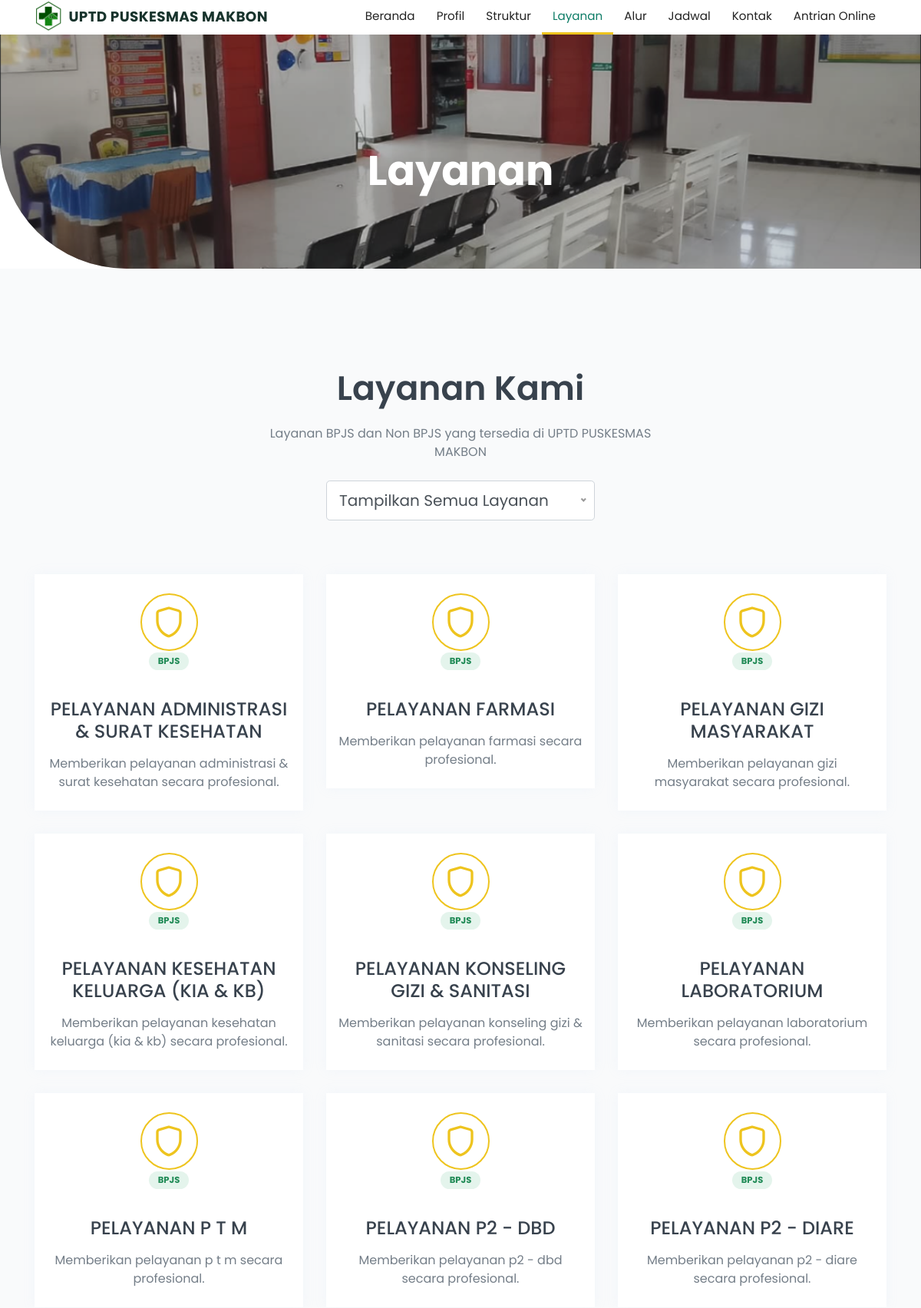
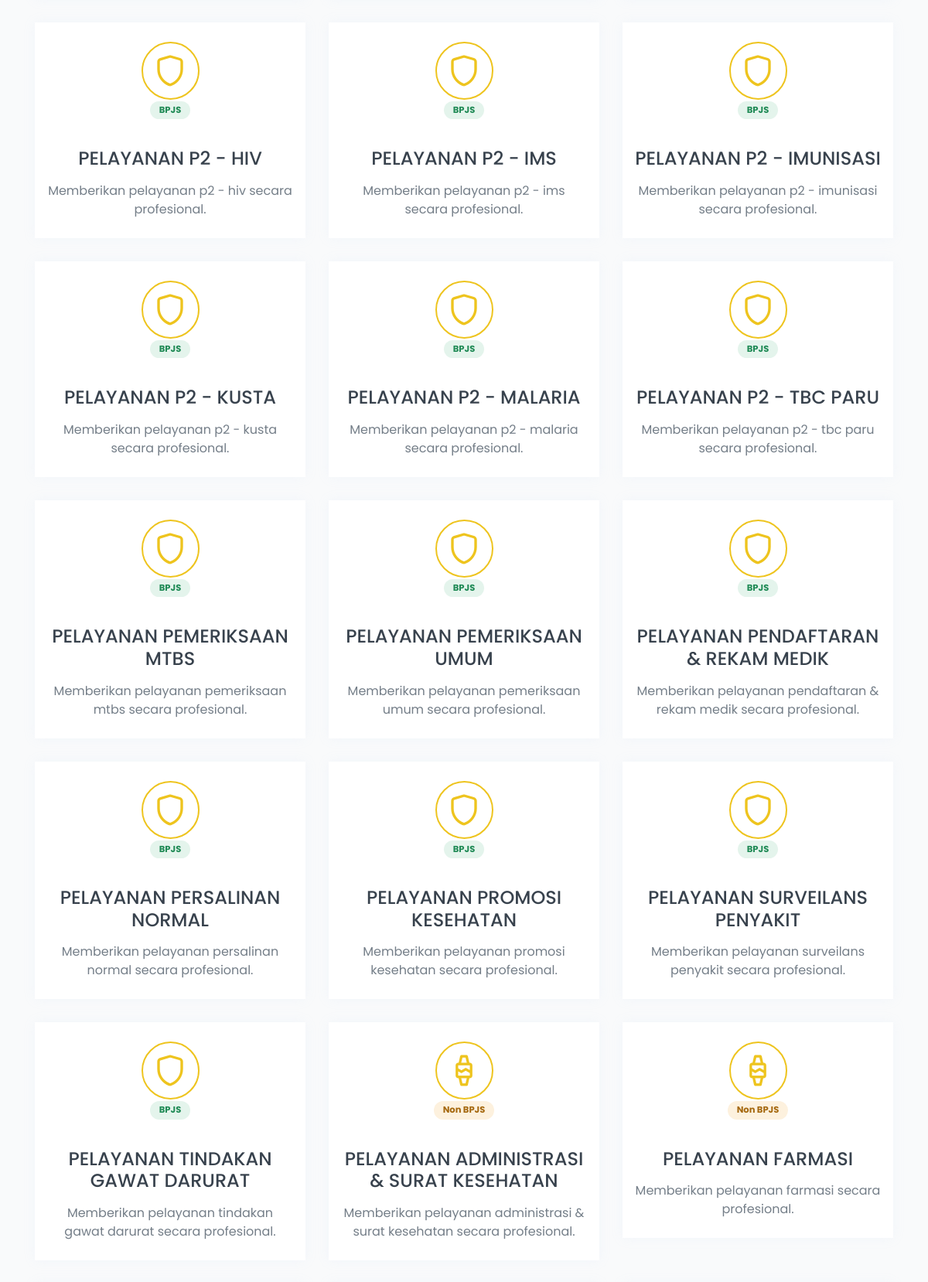
/layanan.php (upper part), run on the app's committed database (2 pictures, top to bottom).
### tables this page shows
CREATE TABLE `profil_puskesmas` (
  `id_profil` int NOT NULL,
  `nama_puskesmas` varchar(150) NOT NULL,
  `deskripsi_beranda` text,
  `visi` text,
  `misi` text,
  `sejarah` text,
  `alamat` text,
  `kontak` varchar(100) DEFAULT NULL,
  `email` varchar(100) DEFAULT NULL,
  `jam_operasional` varchar(150) DEFAULT NULL,
  `qr_bpjs` varchar(255) DEFAULT NULL
);

CREATE TABLE `layanan` (
  `id_layanan` int NOT NULL,
  `nama_layanan` varchar(100) NOT NULL,
  `jenis` enum('BPJS','Non BPJS') NOT NULL DEFAULT 'Non BPJS',
  `deskripsi` text,
  `jadwal_layanan` varchar(150) DEFAULT NULL,
  `kuota_harian` int NOT NULL DEFAULT '30',
  `status` enum('Aktif','Nonaktif') NOT NULL DEFAULT 'Aktif'
);

### includes/functions.php (called while the page is built, shortened)
<?php
function clean($str)
{
    return htmlspecialchars(trim($str ?? ''), ENT_QUOTES, 'UTF-8');
}

### layanan.php (the view, shortened to what this page needs)
<?php
require_once __DIR__ . '/config/database.php';
$page_title = 'Layanan';
$layananList = $pdo->query("SELECT * FROM layanan WHERE status = 'Aktif' ORDER BY jenis, nama_layanan")->fetchAll();
$iconMap = ['BPJS' => 'lni-shield', 'Non BPJS' => 'lni-heart-monitor'];
require_once __DIR__ . '/includes/header.php';
?>
    <section id="layanan" class="destination_area pt-130 pb-30">
        <div class="container">
            <div class="row justify-content-center">
                <div class="col-lg-6">
                    <div class="section_title text-center pb-25">
                        <h3 class="title">Layanan Kami</h3>
                        <p>Layanan BPJS dan Non BPJS yang tersedia di <?= clean($nama_puskesmas) ?></p>
                    </div>
                </div>
            </div>
            <div class="row justify-content-center pb-40">
                <div class="col-lg-4 col-md-6 col-sm-8 text-center">
                </div>
            </div>
            <div class="row" id="layananContainer">
                <?php foreach ($layananList as $l): ?>
                <div class="col-lg-4 col-sm-6 layanan-item" data-jenis="<?= clean($l['jenis']) ?>">
                    <div class="single_service mt-30 text-center wow fadeInUpBig" data-wow-duration="1.3s" data-wow-delay="0.2s">
                        <div class="services_icon">
                            <i class="lni <?= $iconMap[$l['jenis']] ?? 'lni-hospital' ?>"></i>
                        </div>
                        <div class="services_content">
                            <span class="tag-mini <?= $l['jenis'] === 'BPJS' ? 'tag-bpjs' : 'tag-nonbpjs' ?>"><?= clean($l['jenis']) ?></span>
                            <h4 class="title"><?= clean($l['nama_layanan']) ?></h4>
                            <p><?= clean($l['deskripsi']) ?></p>
                        </div>
                    </div>
                </div>
                <?php endforeach; ?>
            </div>
        </div>
    </section>
<?php require_once __DIR__ . '/includes/footer.php'; ?>

### includes/header.php (shortened to what this page needs)
<?php
require_once __DIR__ . '/functions.php';
require_once __DIR__ . '/../config/database.php';
$stmt = $pdo->query("SELECT * FROM profil_puskesmas LIMIT 1");
$profil = $stmt->fetch() ?: [];
$nama_puskesmas = $profil['nama_puskesmas'] ?? 'Puskesmas Makbon';
$base = $base ?? '';
?>
<!doctype html>
<html class="no-js" lang="id">
<head>
    <link rel="stylesheet" href="<?= $base ?>assets/traveland/css/animate.css">
    <link rel="stylesheet" href="<?= $base ?>assets/traveland/css/nice-select.css">
    <link rel="stylesheet" href="<?= $base ?>assets/traveland/css/LineIcons.2.0.css">
    <link rel="stylesheet" href="<?= $base ?>assets/traveland/css/bootstrap.4.5.2.min.css">
    <link rel="stylesheet" href="<?= $base ?>assets/traveland/css/default.css">
    <link rel="stylesheet" href="<?= $base ?>assets/traveland/css/style.css">
</head>
<body>
    <section class="header_area">
        <div class="header_navbar">
            <div class="container">
                <div class="row">
                    <div class="col-lg-12">
                        <nav class="navbar navbar-expand-lg">
                            <a class="navbar-brand navbar-brand-text d-flex align-items-center" href="<?= $base ?>index.php">
                                <img src="<?= $base ?>assets/img/logo.png?v=<?= time() ?>" alt="Logo" style="height: 50px; margin-right: 10px;">
                                <span><?= clean($nama_puskesmas) ?></span>
                            </a>
                            <div class="collapse navbar-collapse sub-menu-bar" id="navbarSupportedContent">
                                <ul id="nav" class="navbar-nav ml-auto">
                                    <li class="nav-item <?= (isset($page_title) && strpos($page_title, 'Beranda') !== false) ? 'active' : '' ?>"><a href="<?= $base ?>index.php">Beranda</a></li>
                                    <li class="nav-item <?= (isset($page_title) && strpos($page_title, 'Profil') !== false) ? 'active' : '' ?>"><a href="<?= $base ?>profil.php">Profil</a></li>
                                    <li class="nav-item <?= (isset($page_title) && strpos($page_title, 'Struktur') !== false) ? 'active' : '' ?>"><a href="<?= $base ?>struktur.php">Struktur</a></li>
                                    <li class="nav-item <?= (isset($page_title) && strpos($page_title, 'Layanan') !== false) ? 'active' : '' ?>"><a href="<?= $base ?>layanan.php">Layanan</a></li>
                                    <li class="nav-item <?= (isset($page_title) && strpos($page_title, 'Alur') !== false) ? 'active' : '' ?>"><a href="<?= $base ?>alur.php">Alur</a></li>
                                    <li class="nav-item <?= (isset($page_title) && strpos($page_title, 'Jadwal') !== false) ? 'active' : '' ?>"><a href="<?= $base ?>jadwal.php">Jadwal</a></li>
                                    <li class="nav-item <?= (isset($page_title) && strpos($page_title, 'Kontak') !== false) ? 'active' : '' ?>"><a href="<?= $base ?>kontak.php">Kontak</a></li>
                                    <li class="nav-item <?= (isset($page_title) && strpos($page_title, 'Tracking') !== false || isset($page_title) && strpos($page_title, 'Cek') !== false) ? 'active' : '' ?>"><a href="<?= $base ?>tracking.php">Antrian Online</a></li>
                                    </div>
                            </div>
                    </div>
                </div>
            </div>
        <?php if (!isset($page_title) || $page_title !== 'Beranda'): ?>
        <div class="header_slider header_slider_mini">
            <div class="single_slider bg_cover d-flex align-items-center" style="background-image: url(<?= $base ?>assets/img/lobby.png); height:100%;">
                <div class="container">
                    <div class="row">
                        <div class="col-lg-12">
                            <div class="slider_content text-center">
                                <h2 class="slider_title wow fadeInUp" data-wow-duration="1.3s" data-wow-delay="0.2s"><?= clean($page_title ?? 'Puskesmas Makbon') ?></h2>
                            </div>
                        </div>
                    </div>
                </div>
            </div>
        </div>
        <?php endif; ?>
    </section>

### assets/traveland/css/default.css (style rules this page uses)
.mt-30 { margin-top: 30px; }
.pt-130 { padding-top: 130px; }
.pb-25 { padding-bottom: 25px; }
.pb-30 { padding-bottom: 30px; }
.pb-40 { padding-bottom: 40px; }

### assets/traveland/css/style.css (style rules this page uses)
body { font-family: "Poppins", sans-serif; font-weight: normal; font-style: normal; color: #747E88; }
* { margin: 0; padding: 0; -webkit-box-sizing: border-box; box-sizing: border-box; }
img { max-width: 100%; }
a { color: #EEC41E; }
i, span, a { display: inline-block; }
audio, canvas, iframe, img, svg, video { vertical-align: middle; }
h1, h2, h3, h4, h5, h6 { font-family: "Poppins", sans-serif; font-weight: 700; color: #38424D; margin: 0px; }
h2 { font-size: 36px; }
h3 { font-size: 28px; }
h4 { font-size: 22px; }
ul, ol { margin: 0px; padding: 0px; list-style-type: none; }
p { font-size: 16px; font-weight: 400; line-height: 24px; color: #747E88; margin: 0px; }
.bg_cover { background-position: center center; background-size: cover; background-repeat: no-repeat; width: 100%; height: 100%; }
.section_title .title { font-size: 44px; font-weight: 600; }
.section_title p { margin-top: 20px; }
.header_navbar { position: absolute; top: 0; left: 0; width: 100%; z-index: 99; -webkit-transition: all 0.3s ease-out 0s; transition: all 0.3s ease-out 0s; border-bottom: 2px solid rgba(255, 255, 255, 0.21); }
.navbar { padding: 0; border-radius: 5px; position: relative; -webkit-transition: all 0.3s ease-out 0s; transition: all 0.3s ease-out 0s; }
.navbar-brand { padding: 0; }
.navbar-nav .nav-item { position: relative; }
.navbar-nav .nav-item a { font-size: 16px; font-weight: 400; color: #fff; -webkit-transition: all 0.3s ease-out 0s; transition: all 0.3s ease-out 0s; padding: 30px 15px; position: relative; }
.navbar-nav .nav-item a::before { position: absolute; content: ''; bottom: -2px; left: 0; width: 0; height: 3px; background-color: #EEC41E; -webkit-transition: all 0.3s ease-out 0s; transition: all 0.3s ease-out 0s; }
.navbar-nav .nav-item.active > a::before, .navbar-nav .nav-item:hover > a::before { width: 100%; }
.single_slider { height: 800px; position: relative; overflow: hidden; border-bottom-left-radius: 165px; }
.single_slider::before { position: absolute; content: ''; background-color: rgba(56, 66, 77, 0.24); width: 100%; height: 100%; left: 0; top: 0; }
.slider_content { padding-top: 80px; }
.slider_content .slider_title { font-size: 54px; color: #fff; margin-top: 15px; }
.destination_area { background-color: #F9FAFB; }
.single_service { -webkit-box-shadow: 0px 0px 15px 0px rgba(173, 206, 243, 0.1); box-shadow: 0px 0px 15px 0px rgba(173, 206, 243, 0.1); padding: 25px 15px; background-color: #fff; -webkit-transition: all 0.3s ease-out 0s; transition: all 0.3s ease-out 0s; }
.single_service .services_icon i { width: 75px; height: 75px; border: 2px solid #EEC41E; line-height: 71px; text-align: center; border-radius: 50%; font-size: 40px; color: #EEC41E; -webkit-transition: all 0.3s ease-out 0s; transition: all 0.3s ease-out 0s; }
.single_service .services_content .title { margin-top: 25px; color: #38424D; -webkit-transition: all 0.3s ease-out 0s; transition: all 0.3s ease-out 0s; font-size: 24px; font-weight: 500; }
.single_service .services_content p { margin-top: 15px; }

### includes/header.php (style rules this page uses)
.header_navbar { background-color: #fff !important; box-shadow: 0px 20px 50px 0px rgba(0, 0, 0, 0.05) !important; position: fixed !important; }
.navbar-brand-text { font-size: 1.3rem; font-weight: 700; color: #17332c !important; letter-spacing: .02em; }
.header_navbar .navbar-brand-text { color: #17332c !important; }
.navbar-nav .nav-item a { color: #222 !important; }
.navbar-nav .nav-item.active > a, .navbar-nav .nav-item:hover > a { color: #0d7c66 !important; }
@media (min-width: 992px) { .navbar-nav .nav-item a { padding: 10px 14px !important; font-size: 0.95rem !important; } }
@media (min-width: 992px) { .navbar-brand-text { font-size: 1.15rem; } }
@media (min-width: 992px) { .navbar-brand-text img { height: 40px !important; margin-right: 8px !important; } }
.header_slider_mini { height: 350px; position: relative; z-index: 1; }
.tag-mini { display:inline-block; font-size:.72rem; font-weight:700; padding:3px 12px; border-radius:12px; margin-bottom:12px; }
.tag-bpjs { background:#e4f4ec; color:#1f8a55; }
.tag-nonbpjs { background:#fdf1de; color:#a5680f; }

### data on the page
profil_puskesmas: nama_puskesmas "UPTD PUSKESMAS MAKBON"
layanan: jenis "BPJS", nama_layanan "PELAYANAN ADMINISTRASI & SURAT KESEHATAN", deskripsi "Memberikan pelayanan administrasi & surat kesehatan secara profesional."
layanan: jenis "BPJS", nama_layanan "PELAYANAN FARMASI", deskripsi "Memberikan pelayanan farmasi secara profesional."
layanan: jenis "BPJS", nama_layanan "PELAYANAN GIZI MASYARAKAT", deskripsi "Memberikan pelayanan gizi masyarakat secara profesional."
layanan: jenis "BPJS", nama_layanan "PELAYANAN KESEHATAN KELUARGA (KIA & KB)", deskripsi "Memberikan pelayanan kesehatan keluarga (kia & kb) secara profesional."
layanan: jenis "BPJS", nama_layanan "PELAYANAN KONSELING GIZI & SANITASI", deskripsi "Memberikan pelayanan konseling gizi & sanitasi secara profesional."
layanan: jenis "BPJS", nama_layanan "PELAYANAN LABORATORIUM", deskripsi "Memberikan pelayanan laboratorium secara profesional."
layanan: jenis "BPJS", nama_layanan "PELAYANAN P T M", deskripsi "Memberikan pelayanan p t m secara profesional."
layanan: jenis "BPJS", nama_layanan "PELAYANAN P2 - DBD", deskripsi "Memberikan pelayanan p2 - dbd secara profesional."
layanan: jenis "BPJS", nama_layanan "PELAYANAN P2 - DIARE", deskripsi "Memberikan pelayanan p2 - diare secara profesional."
layanan: jenis "BPJS", nama_layanan "PELAYANAN P2 - HIV", deskripsi "Memberikan pelayanan p2 - hiv secara profesional."
layanan: jenis "BPJS", nama_layanan "PELAYANAN P2 - IMS", deskripsi "Memberikan pelayanan p2 - ims secara profesional."
layanan: jenis "BPJS", nama_layanan "PELAYANAN P2 - IMUNISASI", deskripsi "Memberikan pelayanan p2 - imunisasi secara profesional."
layanan: jenis "BPJS", nama_layanan "PELAYANAN P2 - KUSTA", deskripsi "Memberikan pelayanan p2 - kusta secara profesional."
layanan: jenis "BPJS", nama_layanan "PELAYANAN P2 - MALARIA", deskripsi "Memberikan pelayanan p2 - malaria secara profesional."
layanan: jenis "BPJS", nama_layanan "PELAYANAN P2 - TBC PARU", deskripsi "Memberikan pelayanan p2 - tbc paru secara profesional."
layanan: jenis "BPJS", nama_layanan "PELAYANAN PEMERIKSAAN MTBS", deskripsi "Memberikan pelayanan pemeriksaan mtbs secara profesional."
layanan: jenis "BPJS", nama_layanan "PELAYANAN PEMERIKSAAN UMUM", deskripsi "Memberikan pelayanan pemeriksaan umum secara profesional."
layanan: jenis "BPJS", nama_layanan "PELAYANAN PENDAFTARAN & REKAM MEDIK", deskripsi "Memberikan pelayanan pendaftaran & rekam medik secara profesional."
layanan: jenis "BPJS", nama_layanan "PELAYANAN PERSALINAN NORMAL", deskripsi "Memberikan pelayanan persalinan normal secara profesional."
layanan: jenis "BPJS", nama_layanan "PELAYANAN PROMOSI KESEHATAN", deskripsi "Memberikan pelayanan promosi kesehatan secara profesional."
layanan: jenis "BPJS", nama_layanan "PELAYANAN SURVEILANS PENYAKIT", deskripsi "Memberikan pelayanan surveilans penyakit secara profesional."
layanan: jenis "BPJS", nama_layanan "PELAYANAN TINDAKAN GAWAT DARURAT", deskripsi "Memberikan pelayanan tindakan gawat darurat secara profesional."
layanan: jenis "Non BPJS", nama_layanan "PELAYANAN ADMINISTRASI & SURAT KESEHATAN", deskripsi "Memberikan pelayanan administrasi & surat kesehatan secara profesional."
layanan: jenis "Non BPJS", nama_layanan "PELAYANAN FARMASI", deskripsi "Memberikan pelayanan farmasi secara profesional."

### other printed values
$page_title "Layanan"
